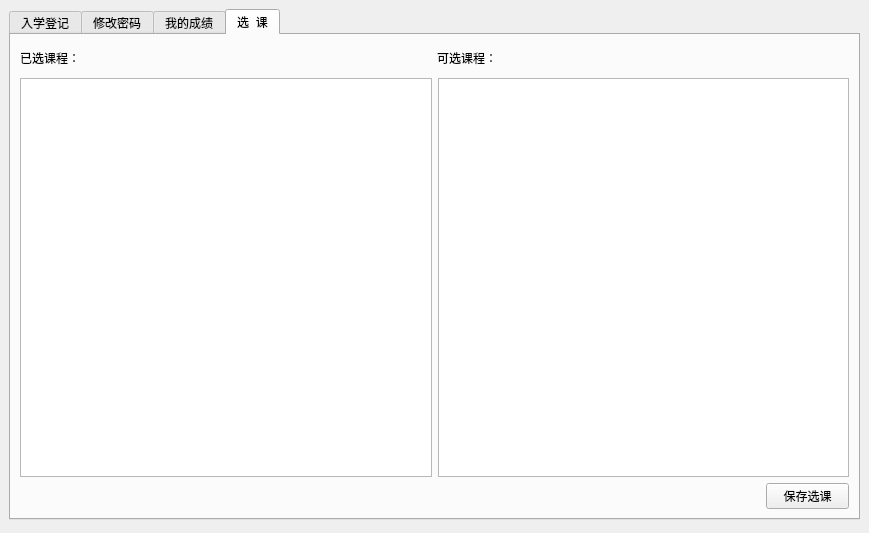
<?xml version="1.0" encoding="UTF-8"?>
<ui version="4.0">
 <class>home</class>
 <widget class="QDialog" name="home">
  <property name="geometry">
   <rect>
    <x>0</x>
    <y>0</y>
    <width>869</width>
    <height>533</height>
   </rect>
  </property>
  <property name="windowTitle">
   <string>Dialog</string>
  </property>
  <widget class="QTabWidget" name="tabWidget">
   <property name="geometry">
    <rect>
     <x>9</x>
     <y>9</y>
     <width>851</width>
     <height>511</height>
    </rect>
   </property>
   <property name="currentIndex">
    <number>3</number>
   </property>
   <widget class="QWidget" name="tab">
    <attribute name="title">
     <string>入学登记</string>
    </attribute>
    <widget class="QWidget" name="layoutWidget">
     <property name="geometry">
      <rect>
       <x>466</x>
       <y>100</y>
       <width>191</width>
       <height>31</height>
      </rect>
     </property>
     <layout class="QHBoxLayout" name="horizontalLayout_5">
      <item>
       <widget class="QLabel" name="label_6">
        <property name="text">
         <string>年龄：</string>
        </property>
       </widget>
      </item>
      <item>
       <widget class="QLineEdit" name="le_age"/>
      </item>
     </layout>
    </widget>
    <widget class="QWidget" name="layoutWidget">
     <property name="geometry">
      <rect>
       <x>60</x>
       <y>180</y>
       <width>191</width>
       <height>31</height>
      </rect>
     </property>
     <layout class="QHBoxLayout" name="horizontalLayout_6">
      <item>
       <widget class="QLabel" name="label_4">
        <property name="text">
         <string>学号：</string>
        </property>
       </widget>
      </item>
      <item>
       <widget class="QLineEdit" name="le_id"/>
      </item>
     </layout>
    </widget>
    <widget class="QWidget" name="layoutWidget">
     <property name="geometry">
      <rect>
       <x>466</x>
       <y>180</y>
       <width>191</width>
       <height>31</height>
      </rect>
     </property>
     <layout class="QHBoxLayout" name="horizontalLayout_7">
      <item>
       <widget class="QLabel" name="label_7">
        <property name="text">
         <string>性别：</string>
        </property>
       </widget>
      </item>
      <item>
       <widget class="QLineEdit" name="le_gender"/>
      </item>
     </layout>
    </widget>
    <widget class="QWidget" name="layoutWidget">
     <property name="geometry">
      <rect>
       <x>60</x>
       <y>261</y>
       <width>191</width>
       <height>31</height>
      </rect>
     </property>
     <layout class="QHBoxLayout" name="horizontalLayout_8">
      <item>
       <widget class="QLabel" name="label_5">
        <property name="text">
         <string>院系：</string>
        </property>
       </widget>
      </item>
      <item>
       <widget class="QLineEdit" name="le_dept"/>
      </item>
     </layout>
    </widget>
    <widget class="QPushButton" name="pbtn_ok">
     <property name="geometry">
      <rect>
       <x>350</x>
       <y>360</y>
       <width>75</width>
       <height>23</height>
      </rect>
     </property>
     <property name="text">
      <string>确认登记</string>
     </property>
    </widget>
    <widget class="QWidget" name="layoutWidget">
     <property name="geometry">
      <rect>
       <x>60</x>
       <y>100</y>
       <width>191</width>
       <height>31</height>
      </rect>
     </property>
     <layout class="QHBoxLayout" name="horizontalLayout_4">
      <item>
       <widget class="QLabel" name="label_3">
        <property name="text">
         <string>姓名：</string>
        </property>
       </widget>
      </item>
      <item>
       <widget class="QLineEdit" name="le_name"/>
      </item>
     </layout>
    </widget>
   </widget>
   <widget class="QWidget" name="tab_2">
    <attribute name="title">
     <string>修改密码</string>
    </attribute>
    <widget class="QPushButton" name="pbtn_subch">
     <property name="geometry">
      <rect>
       <x>200</x>
       <y>220</y>
       <width>101</width>
       <height>31</height>
      </rect>
     </property>
     <property name="font">
      <font>
       <family>Adobe Arabic</family>
       <pointsize>12</pointsize>
      </font>
     </property>
     <property name="text">
      <string>提交修改</string>
     </property>
    </widget>
    <widget class="QWidget" name="layoutWidget">
     <property name="geometry">
      <rect>
       <x>120</x>
       <y>60</y>
       <width>264</width>
       <height>41</height>
      </rect>
     </property>
     <layout class="QHBoxLayout" name="horizontalLayout_10">
      <item>
       <widget class="QLabel" name="label">
        <property name="font">
         <font>
          <family>Adobe Arabic</family>
          <pointsize>12</pointsize>
         </font>
        </property>
        <property name="text">
         <string> 旧密码：</string>
        </property>
       </widget>
      </item>
      <item>
       <widget class="QLineEdit" name="le_old"/>
      </item>
     </layout>
    </widget>
    <widget class="QWidget" name="layoutWidget">
     <property name="geometry">
      <rect>
       <x>120</x>
       <y>135</y>
       <width>264</width>
       <height>41</height>
      </rect>
     </property>
     <layout class="QHBoxLayout" name="horizontalLayout_11">
      <item>
       <widget class="QLabel" name="label_2">
        <property name="font">
         <font>
          <family>Adobe Arabic</family>
          <pointsize>12</pointsize>
         </font>
        </property>
        <property name="text">
         <string> 新密码：</string>
        </property>
       </widget>
      </item>
      <item>
       <widget class="QLineEdit" name="le_new"/>
      </item>
     </layout>
    </widget>
   </widget>
   <widget class="QWidget" name="tab_3">
    <attribute name="title">
     <string>我的成绩</string>
    </attribute>
    <layout class="QVBoxLayout" name="verticalLayout">
     <item>
      <widget class="QTableView" name="tableView"/>
     </item>
    </layout>
   </widget>
   <widget class="QWidget" name="tab_4">
    <attribute name="title">
     <string>选  课</string>
    </attribute>
    <layout class="QVBoxLayout" name="verticalLayout_3" stretch="1,14,1">
     <item>
      <layout class="QHBoxLayout" name="horizontalLayout_3" stretch="1,4,1,4">
       <item>
        <widget class="QLabel" name="label_8">
         <property name="text">
          <string>已选课程：</string>
         </property>
        </widget>
       </item>
       <item>
        <spacer name="horizontalSpacer_2">
         <property name="orientation">
          <enum>Qt::Horizontal</enum>
         </property>
         <property name="sizeHint" stdset="0">
          <size>
           <width>40</width>
           <height>20</height>
          </size>
         </property>
        </spacer>
       </item>
       <item>
        <widget class="QLabel" name="label_9">
         <property name="text">
          <string>可选课程：</string>
         </property>
        </widget>
       </item>
       <item>
        <spacer name="horizontalSpacer_3">
         <property name="orientation">
          <enum>Qt::Horizontal</enum>
         </property>
         <property name="sizeHint" stdset="0">
          <size>
           <width>40</width>
           <height>20</height>
          </size>
         </property>
        </spacer>
       </item>
      </layout>
     </item>
     <item>
      <layout class="QHBoxLayout" name="horizontalLayout" stretch="1,1">
       <item>
        <widget class="QTableWidget" name="tableWidget_1"/>
       </item>
       <item>
        <widget class="QTableWidget" name="tableWidget_2"/>
       </item>
      </layout>
     </item>
     <item>
      <layout class="QHBoxLayout" name="horizontalLayout_2" stretch="9,1">
       <item>
        <spacer name="horizontalSpacer">
         <property name="orientation">
          <enum>Qt::Horizontal</enum>
         </property>
         <property name="sizeHint" stdset="0">
          <size>
           <width>40</width>
           <height>20</height>
          </size>
         </property>
        </spacer>
       </item>
       <item>
        <widget class="QPushButton" name="pushButton">
         <property name="text">
          <string>保存选课</string>
         </property>
        </widget>
       </item>
      </layout>
     </item>
    </layout>
   </widget>
  </widget>
 </widget>
 <resources/>
 <connections/>
</ui>
